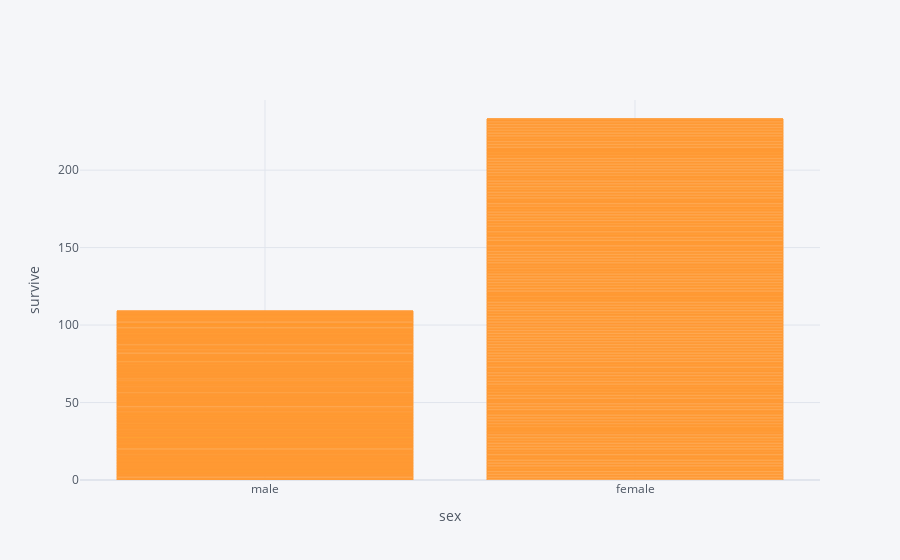

Here is the notebook cell this chart was saved with:
### Markdown cell above
Could you show survived ratio of male and female

### Code cell
df1.iplot(x='sex',y='survived',kind='bar',xTitle='sex',yTitle='survive')

### Figure 1 — Plotly figure (JSON) as saved in the notebook; plotly's stock layout.template omitted (floating-point values rounded to 4 significant figures; data arrays with more than 128 entries replaced by an {"elided": "..."} marker saying what was removed)
{"data": [{"marker": {"color": "rgba(255, 153, 51, 0.6)", "line": {"color": "rgba(255, 153, 51, 1.0)", "width": 1}}, "name": "survived", "orientation": "v", "text": "", "type": "bar", "x": {"elided": "891 str values"}, "y": {"elided": "891 int values"}}], "layout": {"legend": {"bgcolor": "#F5F6F9", "font": {"color": "#4D5663"}}, "paper_bgcolor": "#F5F6F9", "plot_bgcolor": "#F5F6F9", "title": {"font": {"color": "#4D5663"}}, "xaxis": {"gridcolor": "#E1E5ED", "showgrid": true, "tickfont": {"color": "#4D5663"}, "title": {"font": {"color": "#4D5663"}, "text": "sex"}, "zerolinecolor": "#E1E5ED"}, "yaxis": {"gridcolor": "#E1E5ED", "showgrid": true, "tickfont": {"color": "#4D5663"}, "title": {"font": {"color": "#4D5663"}, "text": "survive"}, "zerolinecolor": "#E1E5ED"}}}
